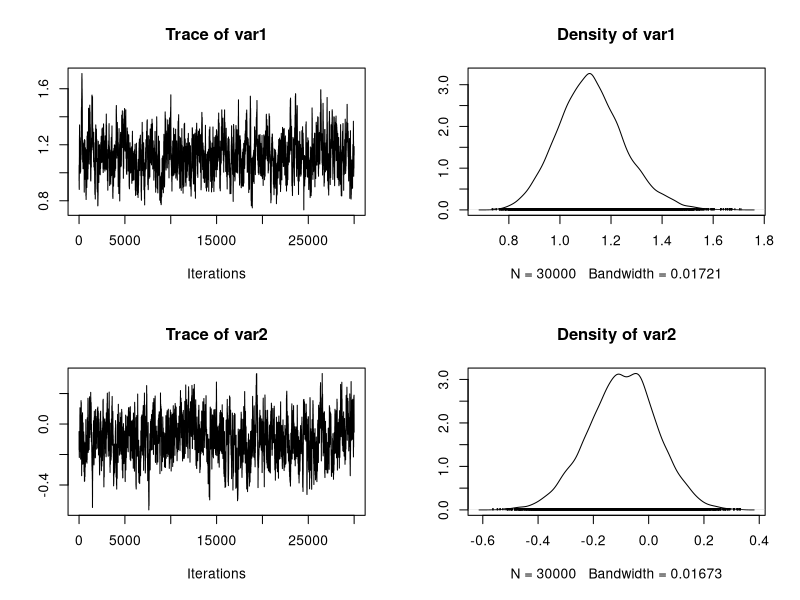
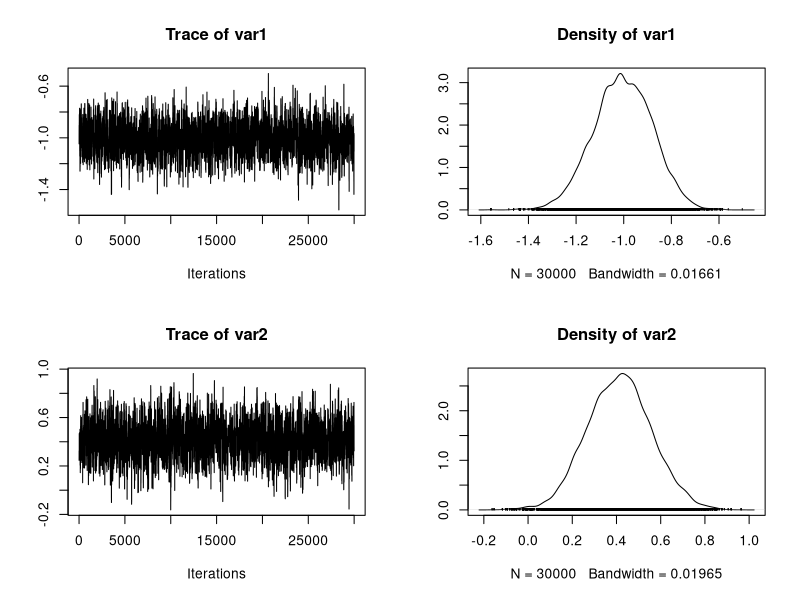
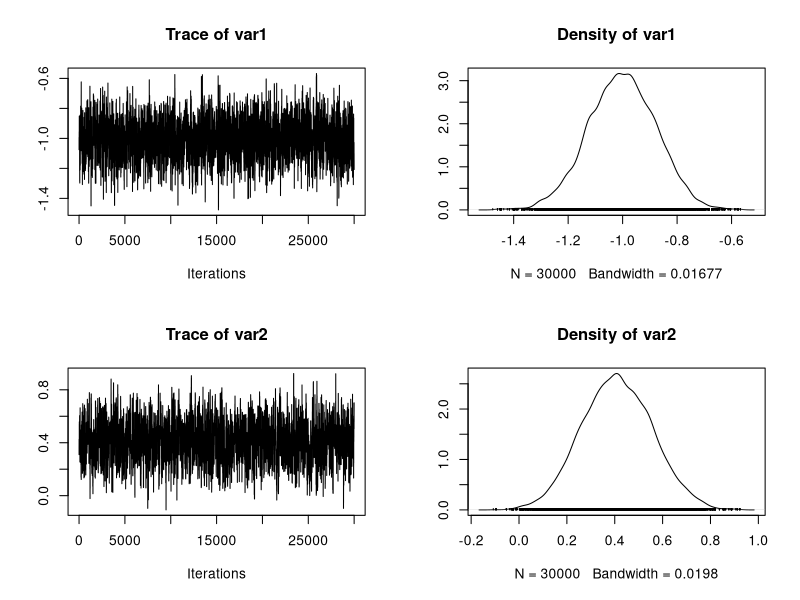
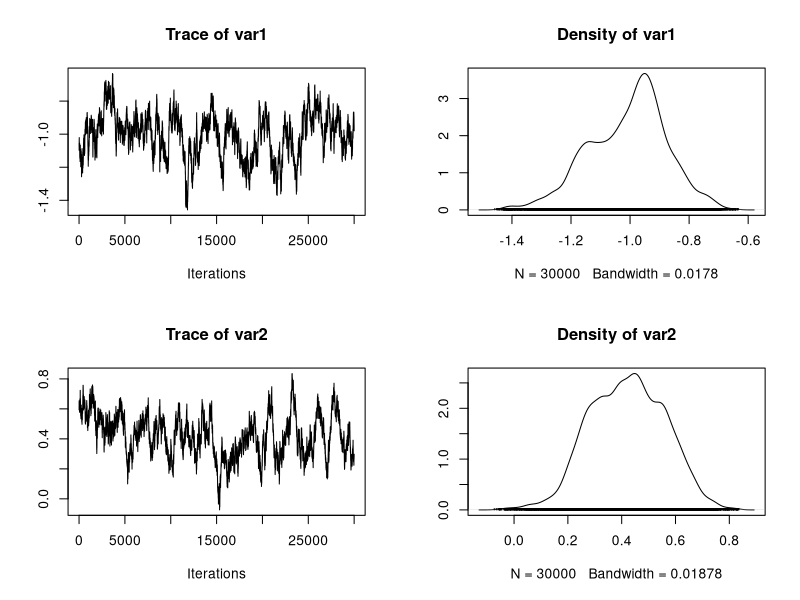
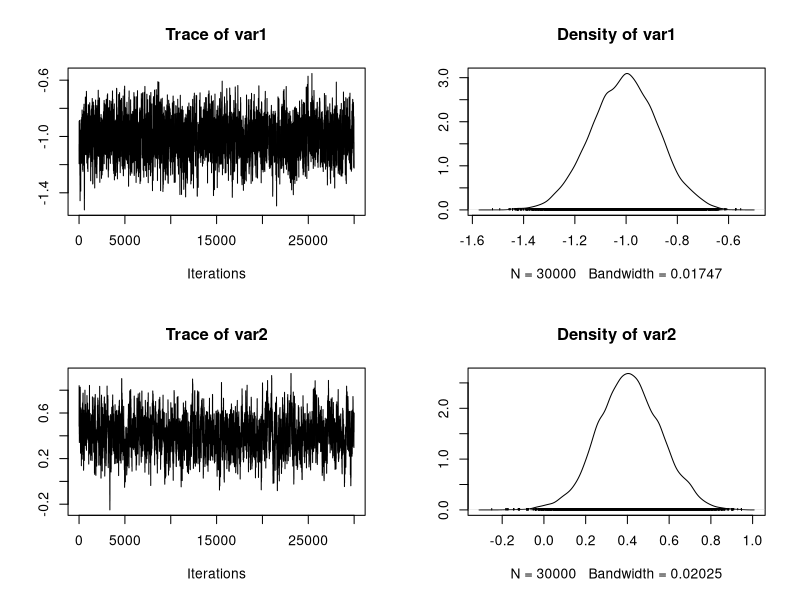

Source code (R) for these figures, in order:
## ---- chunk 1
Pima <- rbind(MASS::Pima.tr, MASS::Pima.te)
## ---- chunk 2
y <- as.numeric(Pima$type == "Yes") # Binary outcome
X <- model.matrix(type ~ . - 1, data = Pima) # Design matrix
X <- cbind(1, scale(X)) # Standardize the design matrix, add the intercept
## ---- chunk 3
# Probit model
fit_probit <- glm(type ~ X - 1, family = binomial(link = "probit"), data = Pima)
# Logit model
fit_logit <- glm(type ~ X - 1, family = binomial(link = "logit"), data = Pima)
## ---- chunk 4
# Loglikelihood of a logistic regression model
loglik <- function(beta, y, X) {
  eta <- c(X %*% beta)
  sum(y * eta - log(1 + exp(eta)))
}

# Logposterior
logpost <- function(beta, y, X) {
  loglik(beta, y, X) + sum(dnorm(beta, 0, 10, log = T))
}
## ---- chunk 5
# R represent the number of samples
# burn_in is the number of discarded samples
# S is the covariance matrix of the multivariate Gaussian proposal
RMH <- function(R, burn_in, y, X, S) {
  p <- ncol(X)
  out <- matrix(0, R, p) # Initialize an empty matrix to store the values
  beta <- rep(0, p) # Initial values
  logp <- logpost(beta, y, X)

  # Eigen-decomposition
  eig <- eigen(S, symmetric = TRUE)
  A1 <- t(eig$vectors) * sqrt(eig$values)

  # Starting the Gibbs sampling
  for (r in 1:(burn_in + R)) {
    beta_new <- beta + c(matrix(rnorm(p), 1, p) %*% A1)
    logp_new <- logpost(beta_new, y, X)
    alpha <- min(1, exp(logp_new - logp))
    if (runif(1) < alpha) {
      logp <- logp_new
      beta <- beta_new # Accept the value
    }
    # Store the values after the burn-in period
    if (r > burn_in) {
      out[r - burn_in, ] <- beta
    }
  }
  out
}
## ---- chunk 6
library(coda)
R <- 30000 # Number of retained samples
burn_in <- 30000 # Burn-in period

# Summary table
summary_tab <- matrix(0, nrow = 5, ncol = 4)
colnames(summary_tab) <- c("Seconds", "Average ESS", "Average ESS per sec", "Average acceptance rate")
rownames(summary_tab) <- c("Vanilla MH", "Laplace MH", "Adaptive MH", "Metropolis within Gibbs", "Adaptive Metropolis within Gibbs")
## ---- chunk 7
set.seed(123)

# Covariance matrix of the proposal
S <- diag(1e-3, ncol(X))

# Running the MCMC
start.time <- Sys.time()
fit_MCMC <- as.mcmc(RMH(R, burn_in, y, X, S)) # Convert the matrix into a "coda" object
end.time <- Sys.time()
time_in_sec <- as.numeric(end.time - start.time)

# Diagnostic
summary(effectiveSize(fit_MCMC)) # Effective sample size
summary(R / effectiveSize(fit_MCMC)) # Integrated autocorrelation time
summary(1 - rejectionRate(fit_MCMC)) # Acceptance rate

# Summary statistics
summary_tab[1, ] <- c(
  time_in_sec, mean(effectiveSize(fit_MCMC)),
  mean(effectiveSize(fit_MCMC)) / time_in_sec,
  1 - mean(rejectionRate(fit_MCMC))
)

# Traceplot of a couple of parameters
plot(fit_MCMC[, 3:4])
## ---- chunk 8
set.seed(123)

# Running the MCMC
start.time <- Sys.time()

# Covariance matrix is selected via laplace approximation
fit_logit <- glm(type ~ X - 1, family = binomial(link = "logit"), data = Pima)
p <- ncol(X)
S <- 2.38^2 * vcov(fit_logit) / p
# MCMC
fit_MCMC <- as.mcmc(RMH(R, burn_in, y, X, S)) # Convert the matrix into a "coda" object
end.time <- Sys.time()

time_in_sec <- as.numeric(end.time - start.time)

# Diagnostic
summary(effectiveSize(fit_MCMC)) # Effective sample size
summary(R / effectiveSize(fit_MCMC)) # Integrated autocorrelation time
summary(1 - rejectionRate(fit_MCMC)) # Acceptance rate

# Summary statistics
summary_tab[2, ] <- c(
  time_in_sec, mean(effectiveSize(fit_MCMC)),
  mean(effectiveSize(fit_MCMC)) / time_in_sec,
  1 - mean(rejectionRate(fit_MCMC))
)

# Traceplot of the intercept
plot(fit_MCMC[, 1:2])
## ---- chunk 9
# R represent the number of samples
# burn_in is the number of discarded samples
# S is the covariance matrix of the multivariate Gaussian proposal
RMH_Adaptive <- function(R, burn_in, y, X) {
  p <- ncol(X)
  out <- matrix(0, R, p) # Initialize an empty matrix to store the values
  beta <- rep(0, p) # Initial values
  logp <- logpost(beta, y, X)
  epsilon <- 1e-6 # Inital value for the covariance matrix

  # Initial matrix S
  S <- diag(epsilon, p)
  Sigma_r <- diag(0, p)
  mu_r <- beta

  for (r in 1:(burn_in + R)) {

    # Updating the covariance matrix
    if(r > 1){
      Sigma_r <- (r - 2) / (r - 1) * Sigma_r + tcrossprod(beta - mu_r) / r
      mu_r <- (r - 1) / r * mu_r + beta / r
      S <- 2.38^2 * Sigma_r / p + diag(epsilon, p)
    }

    # Eigen-decomposition
    eig <- eigen(S, symmetric = TRUE)
    A1 <- t(eig$vectors) * sqrt(eig$values)

    beta_new <- beta + c(matrix(rnorm(p), 1, p) %*% A1)
    logp_new <- logpost(beta_new, y, X)
    alpha <- min(1, exp(logp_new - logp))
    if (runif(1) < alpha) {
      logp <- logp_new
      beta <- beta_new # Accept the value
    }

    # Store the values after the burn-in period
    if (r > burn_in) {
      out[r - burn_in, ] <- beta
    }
  }
  out
}
## ---- chunk 10
set.seed(123)

# Running the MCMC
start.time <- Sys.time()
fit_MCMC <- as.mcmc(RMH_Adaptive(R = R, burn_in = burn_in, y, X))
end.time <- Sys.time()

time_in_sec <- as.numeric(end.time - start.time)

# Diagnostic
summary(effectiveSize(fit_MCMC)) # Effective sample size
summary(R / effectiveSize(fit_MCMC)) # Integrated autocorrelation time
summary(1 - rejectionRate(fit_MCMC)) # Acceptance rate

# Summary statistics
summary_tab[3, ] <- c(
  time_in_sec, mean(effectiveSize(fit_MCMC)),
  mean(effectiveSize(fit_MCMC)) / time_in_sec,
  1 - mean(rejectionRate(fit_MCMC))
)

# Traceplot of the intercept
plot(fit_MCMC[, 1:2])
## ---- chunk 11
RMH_Gibbs <- function(R, burn_in, y, X, se) {
  p <- ncol(X)
  out <- matrix(0, R, p) # Initialize an empty matrix to store the values
  beta <- beta_new <- rep(0, p) # Initial values
  logp <- logpost(beta, y, X)

  for (r in 1:(burn_in + R)) {
    for (j in 1:p) {
      beta_new[j] <- beta[j] + rnorm(1, 0, se[j])
      logp_new <- logpost(beta_new, y, X)
      alpha <- min(1, exp(logp_new - logp))
      if (runif(1) < alpha) {
        logp <- logp_new
        beta[j] <- beta_new[j] # Accept the value
      }
    }

    # Store the values after the burn-in period
    if (r > burn_in) {
      out[r - burn_in, ] <- beta
    }
  }
  out
}
## ---- chunk 12
p <- ncol(X)
se <- sqrt(rep(1e-4, p))

set.seed(123)
# Running the MCMC
start.time <- Sys.time()
fit_MCMC <- as.mcmc(RMH_Gibbs(R = R, burn_in = burn_in, y, X, se)) # Convert the matrix into a "coda" object
end.time <- Sys.time()

time_in_sec <- as.numeric(end.time - start.time)

# Diagnostic
summary(effectiveSize(fit_MCMC)) # Effective sample size
summary(R / effectiveSize(fit_MCMC)) # Integrated autocorrelation time
summary(1 - rejectionRate(fit_MCMC)) # Acceptance rate

# Summary statistics
summary_tab[4, ] <- c(
  time_in_sec, mean(effectiveSize(fit_MCMC)),
  mean(effectiveSize(fit_MCMC)) / time_in_sec,
  1 - mean(rejectionRate(fit_MCMC))
)

# Traceplot of the intercept
plot(fit_MCMC[, 1:2])
## ---- chunk 13
RMH_Gibbs_Adaptive <- function(R, burn_in, y, X, target = 0.44) {
  
  p <- ncol(X)
  out <- matrix(0, R, p) # Initialize an empty matrix to store the values
  beta <- beta_new <- rep(0, p) # Initial values
  logp <- logpost(beta, y, X)

  epsilon <- rep(0, p) # Initial value
  accepted <- numeric(p) # Vector of accepted values
  batch <- 1

  for (r in 1:(burn_in + R)) {

    # Do we need to update the parameters?
    if (batch == 50) {
      for (j in 1:p) {
        # Adapting the standard errors
        if ((accepted[j] / 50) > target) {
          epsilon[j] <- epsilon[j] + min(0.01, sqrt(1 / r))
        } else {
          epsilon[j] <- epsilon[j] - min(0.01, sqrt(1 / r))
        }
      }
      # Restart the cycle - Erase everything
      accepted <- numeric(p) # Vector of accepted values
      batch <- 0
    }

    # Increment the batch
    batch <- batch + 1

    for (j in 1:p) {
      beta_new[j] <- beta[j] + rnorm(1, 0, exp(epsilon[j]))
      logp_new <- logpost(beta_new, y, X)
      alpha <- min(1, exp(logp_new - logp))
      if (runif(1) < alpha) {
        logp <- logp_new
        beta[j] <- beta_new[j] # Accept the value
        accepted[j] <- accepted[j] + 1
      }
    }

    # Store the values after the burn-in period
    if (r > burn_in) {
      out[r - burn_in, ] <- beta
    }
  }
  out
}
## ---- chunk 14
set.seed(123)
# Running the MCMC
start.time <- Sys.time()
fit_MCMC <- as.mcmc(RMH_Gibbs_Adaptive(R = R, burn_in = burn_in, y, X)) # Convert the matrix into a "coda" object
end.time <- Sys.time()

# Diagnostic
summary(effectiveSize(fit_MCMC)) # Effective sample size
summary(R / effectiveSize(fit_MCMC)) # Integrated autocorrelation time
summary(1 - rejectionRate(fit_MCMC)) # Acceptance rate

# Summary statistics
summary_tab[5, ] <- c(
  time_in_sec, mean(effectiveSize(fit_MCMC)),
  mean(effectiveSize(fit_MCMC)) / time_in_sec,
  1 - mean(rejectionRate(fit_MCMC))
)

# Traceplot of the intercept
plot(fit_MCMC[, 1:2])
## ---- chunk 15
knitr::kable(summary_tab, digits=2)
